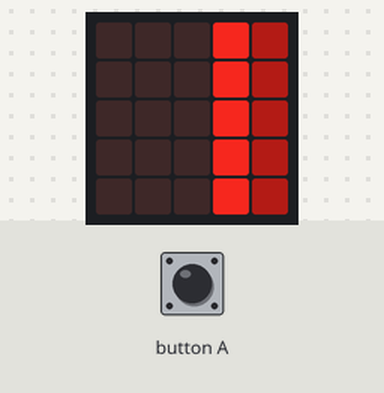
A program run on a simulated BBC micro:bit (MakeCode). Parts: the board's 5×5 LED display. Inputs (shaded band) come from the test bench.

Above: at 1.26 s.
1.3 s: button A pressed 2 times (0.12 s each, 0.3 s apart)
At 1.38 s:
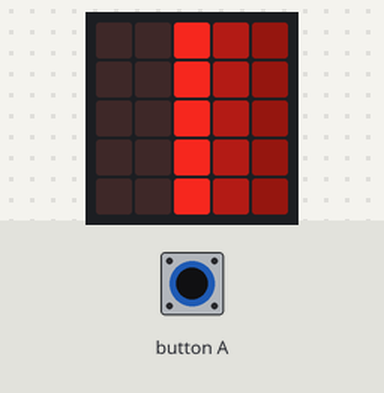
At 1.75 s:
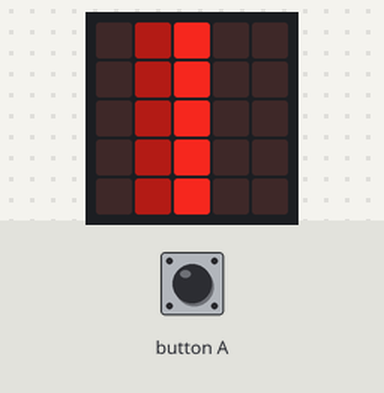

Measured:
- after the input at 1.3 s, the display: first differs from a run without the input after 0.15 s (image 2 shows a later state)

The program:

main.ts
```typescript
input.onButtonPressed(Button.A, function () {
    if (x >= 4) {
        dx = 1
    } else if (x <= 0) {
        dx = -1
    }
    if (xx >= 4) {
        dxx = 1
    } else if (xx <= 0) {
        dxx = -1
    }
    if (xxx >= 4) {
        dxxx = 1
    } else if (xxx <= 0) {
        dxxx = -1
    }
    x += dx
    xx += dxx
    xxx += dxxx
    for (let index = 0; index < 5; index++) {
        led.plotBrightness(xxx, y, 20)
        led.plotBrightness(xx, y, 60)
        led.plotBrightness(x, y, 225)
        y += 1
    }
    basic.pause(100)
})
radio.onReceivedString(function (receivedString) {
    for (let index = 0; index < 4; index++) {
        if (x >= 4) {
            dx = -1
        } else if (x <= 0) {
            dx = 1
        }
        if (xx >= 4) {
            dxx = -1
        } else if (xx <= 0) {
            dxx = 1
        }
        if (xxx >= 4) {
            dxxx = -1
        } else if (xxx <= 0) {
            dxxx = 1
        }
        x += dx
        xx += dxx
        xxx += dxxx
        for (let index = 0; index < 5; index++) {
            led.plotBrightness(xxx, y, 20)
            led.plotBrightness(xx, y, 60)
            led.plotBrightness(x, y, 225)
            y += 1
        }
        basic.pause(100)
    }
})
let y = 0
let dxxx = 0
let xxx = 0
let dxx = 0
let xx = 0
let dx = 0
let x = 0
x = 2
dx = 1
xx = 1
dxx = 1
xxx = 0
dxxx = 1
basic.forever(function () {
    basic.clearScreen()
    y = 0
    if (x >= 4) {
        dx = -1
    } else if (x <= 0) {
        dx = 1
    }
    if (xx >= 4) {
        dxx = -1
    } else if (xx <= 0) {
        dxx = 1
    }
    if (xxx >= 4) {
        dxxx = -1
    } else if (xxx <= 0) {
        dxxx = 1
    }
    x += dx
    xx += dxx
    xxx += dxxx
    for (let index = 0; index < 5; index++) {
        led.plotBrightness(xxx, y, 20)
        led.plotBrightness(xx, y, 60)
        led.plotBrightness(x, y, 225)
        y += 1
    }
    basic.pause(100)
})
```

test.ts
```typescript
// 在這裡測試；當此封包作為擴充功能時，將不會編譯此內容。
```
